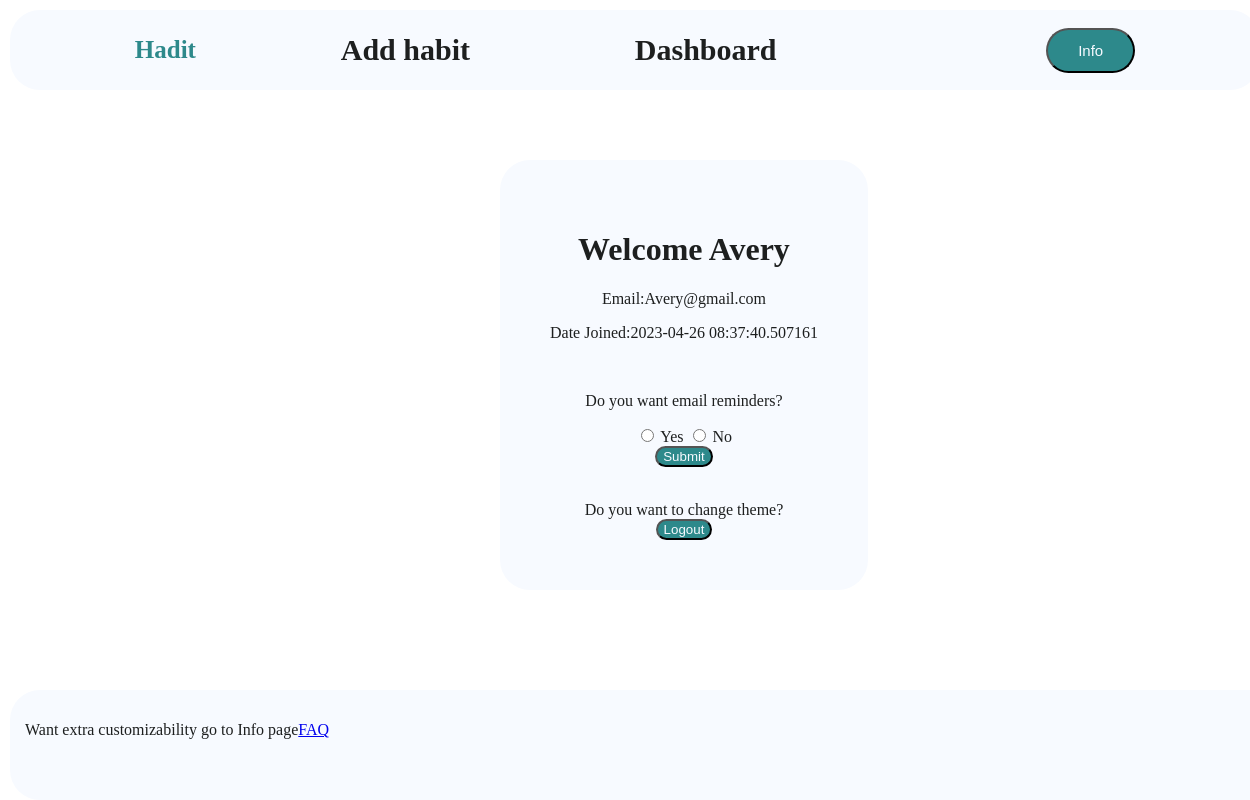
Screenshot of /info (signed in) with the database file from the repository.
### app/models.py (models this page shows, shortened)
class users(db.Model, UserMixin): # define 'users' table and include UserMixin class
    __tablename__ = "users" # add 'users' tablename
    id = db.Column(db.Integer, primary_key=True, autoincrement=True) # create primary key for user table stored as integer
    username = db.Column(db.String(50), unique=True) # column for usernames stored as string. With maximum length of 50.
    password_hash = db.Column(db.String) # column for user password hash stored as string.
    email = db.Column(db.String, unique=True) # column for user email stored as string
    date_joined = db.Column(db.DateTime, default=datetime.utcnow) # column for recording when user joined. Stored as datetime object. Defualt to current date.
    streak = db.relationship("habits", secondary="streak", backref="user_streak") # establish many to many relationship with 'streak' table

### app/routes.py (the view)
@app.route("/info")
def info():
    if current_user.is_authenticated:
        form = forms.YesNo()
        return render_template("info.html", form=form)
    else:
        flash("You haven't logged on you can't access this page")
        return redirect(url_for("login"))

### app/forms.py
class YesNo(FlaskForm):
    options = RadioField(choices=(["y", "Yes"], ["n", "No"]))
    submit = SubmitField("Submit")

### app/routes.py (called while the page is built)
@login_manager.user_loader
def load_user(user_id):
    return users.query.get(user_id) # Returns current users_id from 'users' table

### app/templates/info.html (shortened to what this page needs)
{% extends 'base.html'%}
{% block content%}
<div class="userinfo">
    <h1> Welcome {{current_user.username}}</h1>
    <p> Email:{{current_user.email}}</p>
    <p> Date Joined:{{current_user.date_joined}}</p>
    <br>
    <tr>
        <p>Do you want email reminders?</p>
        <form>
            {% for option in form.options %}
            <td>{{ option }}</td>
            <td>{{ option.label }}</td>
            {% endfor %}
            {{form.submit(class_='submit')}}
        </form>
    </tr>
    <br>
    <label> Do you want to change theme?</label><img href="{{url_for('static',filename='images/moon.png')}}" id="icon">
    <button onclick="window.location.href='{{ url_for('logout') }}'" class="submit">Logout</button>
</div>
{% endblock %}

### app/static/css/style.css (style rules this page uses)
input { color: var(--secondary_color); }
input[type=radio] { accent-color: var(--accent_color); }
.submit { display: block; margin: 0 auto; background-color: var(--accent_color); color: var(--button_color); border-radius: 30px; text-align: center; }
p { color:var(--secondary_color); }
.userinfo { background-color: var(--primary_color); text-align: center; margin-left:40%; margin-top: 20vh; position: fixed; padding: 50px; border-radius: 30px; }
button { color:var(--secondary_color); }
label { color: var(--secondary_color); }
h1 { color: var(--secondary_color); }

### rows the page displays
users: username "Avery", email "Avery@gmail.com", date_joined "2023-04-26 08:37:40.507161"

### other values shown
{{ option.label }} "Yes" "No"
